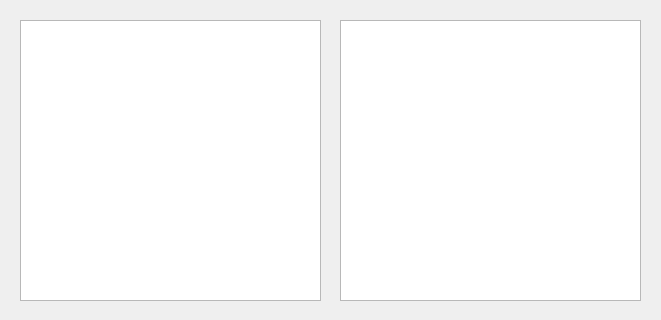
<?xml version="1.0" encoding="UTF-8"?>
<ui version="4.0">
 <class>ProjectNewReignQtGUIClass</class>
 <widget class="QWidget" name="ProjectNewReignQtGUIClass">
  <property name="geometry">
   <rect>
    <x>0</x>
    <y>0</y>
    <width>661</width>
    <height>320</height>
   </rect>
  </property>
  <property name="sizePolicy">
   <sizepolicy hsizetype="Fixed" vsizetype="Fixed">
    <horstretch>0</horstretch>
    <verstretch>0</verstretch>
   </sizepolicy>
  </property>
  <property name="minimumSize">
   <size>
    <width>661</width>
    <height>320</height>
   </size>
  </property>
  <property name="maximumSize">
   <size>
    <width>661</width>
    <height>320</height>
   </size>
  </property>
  <property name="acceptDrops">
   <bool>true</bool>
  </property>
  <property name="windowTitle">
   <string>ProjectNewReignQtGUI</string>
  </property>
  <widget class="OriginalDropBox" name="DropBox1">
   <property name="enabled">
    <bool>true</bool>
   </property>
   <property name="geometry">
    <rect>
     <x>20</x>
     <y>20</y>
     <width>301</width>
     <height>281</height>
    </rect>
   </property>
   <property name="acceptDrops">
    <bool>true</bool>
   </property>
  </widget>
  <widget class="EditDropBox" name="DropBox2">
   <property name="enabled">
    <bool>true</bool>
   </property>
   <property name="geometry">
    <rect>
     <x>340</x>
     <y>20</y>
     <width>301</width>
     <height>281</height>
    </rect>
   </property>
   <property name="acceptDrops">
    <bool>true</bool>
   </property>
  </widget>
 </widget>
 <layoutdefault spacing="6" margin="11"/>
 <customwidgets>
  <customwidget>
   <class>OriginalDropBox</class>
   <extends>QGraphicsView</extends>
   <header>OriginalDropBox.h</header>
  </customwidget>
  <customwidget>
   <class>EditDropBox</class>
   <extends>QGraphicsView</extends>
   <header>EditDropBox.h</header>
  </customwidget>
 </customwidgets>
 <resources>
  <include location="ProjectNewReignQtGUI.qrc"/>
 </resources>
 <connections/>
</ui>
